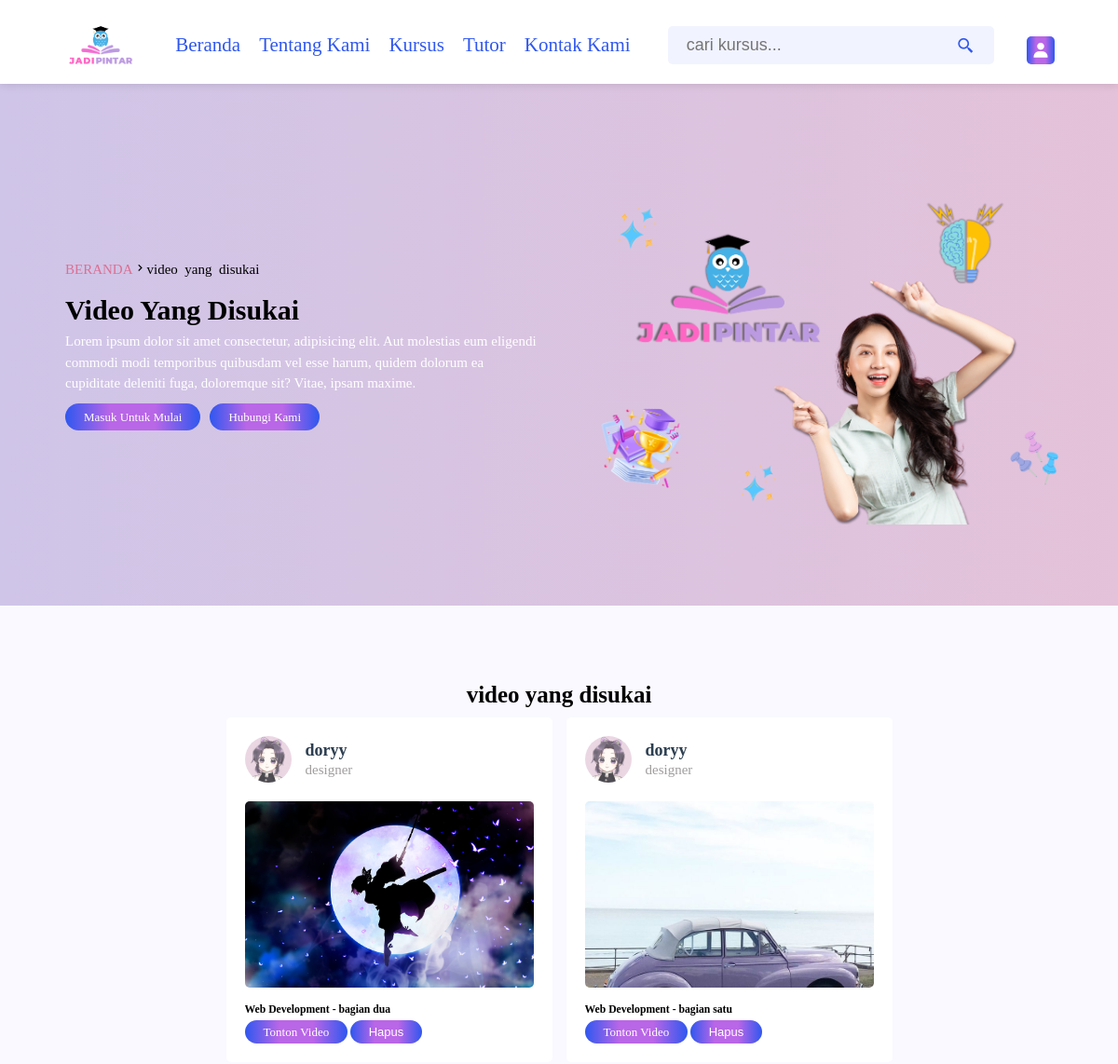
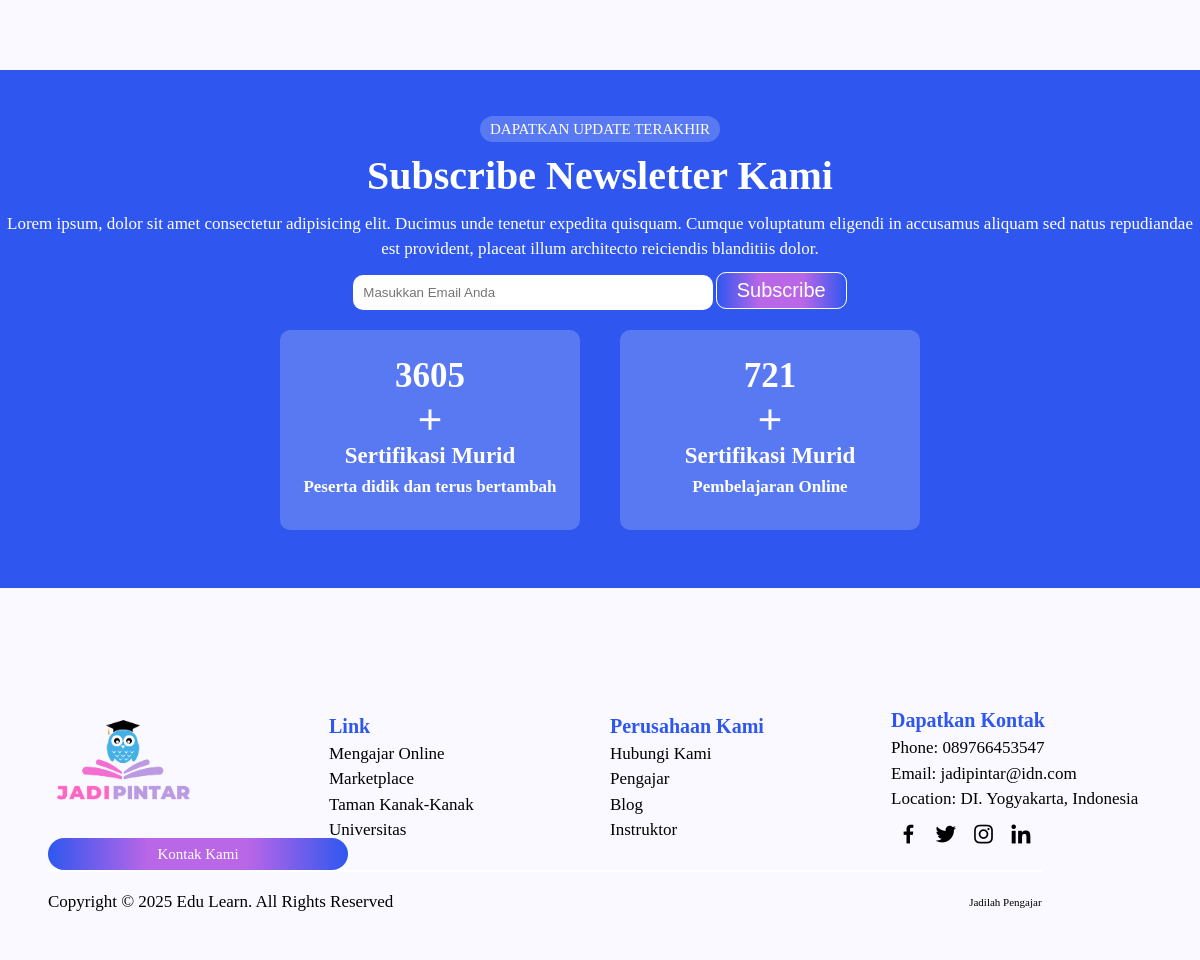
Page /likes.php (signed in) on the committed database (2 pictures, top to bottom).
### tables this page shows
CREATE TABLE `content` (
  `id` varchar(20) NOT NULL,
  `tutor_id` varchar(20) NOT NULL,
  `playlist_id` varchar(20) NOT NULL,
  `title` varchar(100) NOT NULL,
  `descriptions` varchar(1000) NOT NULL,
  `video` varchar(100) NOT NULL,
  `thumb` varchar(100) NOT NULL,
  `date` date NOT NULL DEFAULT current_timestamp(),
  `status` varchar(10) NOT NULL
);

CREATE TABLE `tutors` (
  `id` varchar(20) NOT NULL,
  `name` varchar(50) NOT NULL,
  `profession` varchar(50) NOT NULL,
  `email` varchar(50) NOT NULL,
  `password` varchar(50) NOT NULL,
  `image` varchar(100) NOT NULL
);

### likes.php (the view, shortened to what this page needs)
<?php
    include 'components/connect.php';
    if (isset($_COOKIE['user_id'])) {
        $user_id = $_COOKIE['user_id'];
    }else{
        $user_id = '';
        header('location:index.php');
    }
?>
<!DOCTYPE html>
<html lang="en">
<head>
    <link href='https://unpkg.com/boxicons@2.1.4/css/boxicons.min.css' rel='stylesheet'>
    <link rel="stylesheet" href="css/user_style.css">
</head>
<body>
    <?php include 'components/user_header.php'?>
    <div class="banner">
        <div class="detail">
            <div class="title">
                <a href="index.php">beranda</a><span><i class="bx bx-chevron-right">video yang disukai</i></span>
            </div>
            <h1>video yang disukai</h1>
            <p>Lorem ipsum dolor sit amet consectetur, adipisicing elit. Aut molestias eum eligendi commodi modi temporibus quibusdam vel esse harum, quidem dolorum ea cupiditate deleniti fuga, doloremque sit? Vitae, ipsam maxime.</p>
            <div class="flex-btn">
                <a href="login.php" class="btn">masuk untuk mulai</a>
                <a href="contact.php" class="btn">hubungi kami</a>
            </div>
        </div>
        <img src="image/banner.png">
    </div>
    <section class="liked-videos">
        <div class="heading">
            <h1>video yang disukai</h1>
        </div>
        <div class="box-container">
            <?php
                $select_likes = $conn->prepare("SELECT * FROM likes WHERE user_id = ?");
                $select_likes->execute([$user_id]);
                if ($select_likes->rowCount() > 0){
                    while($fetch_likes = $select_likes->fetch(PDO::FETCH_ASSOC)){
                    $select_content = $conn->prepare("SELECT * FROM content WHERE id = ? ORDER BY date DESC");
                    $select_content->execute([$fetch_likes['content_id']]);
                    if ($select_content->rowCount() > 0) {
                        while($fetch_content = $select_content->fetch(PDO::FETCH_ASSOC)){
                        $select_tutor = $conn->prepare("SELECT * FROM tutors WHERE id = ?");
                        $select_tutor->execute([$fetch_content['tutor_id']]);
                        $fetch_tutor = $select_tutor->fetch(PDO::FETCH_ASSOC);
            ?>
            <div class="box">
                <div class="tutor">
                    <img src="uploaded_files/<?=  $fetch_tutor['image'];?>">
                    <div>
                        <h3><?= $fetch_tutor['name'];?></h3>
                        <span><?= $fetch_tutor['profession'];?></span>
                    </div>
                </div>
                <img src="uploaded_files/<?= $fetch_content['thumb'];?>" class="thumb">
                <h3 class="title"><?=$fetch_content['title'];?></h3>
                <form action="" method="post">
                    <a href="watch_video.php?get_id=<?= $fetch_content['id'];?>" class="btn">tonton video</a>
                    <input type="submit" name="remove" value="hapus" class="btn">
                </form>
            </div>
            <?php
                            }
                        }else{
                            echo '<p class="empty">tidak ada hasil ditemukan/p>';
                        }
                    }
                }else{
                    echo '<p class="empty">belum ada video yang disukai/p>';
                }
            ?>
        </div>
    </section>
    <?php include 'components/footer.php'?>
</body>
</html>

### css/user_style.css (style rules this page uses)
:root { --color-primary: #2f57ef; --primary-opacity: hsla(228, 86%, 56%, 0.067); --color-secondary: #b966e7; --color-violet: #800080; --bg-color: #f9f9ff; --color-pink: #db7093; --pink-opacity: #db709322; --box-shadow: 0 0 10px rgb(0 0 0/15%); --main-color: #8e44ad; --red: #ed176f; --coral: #f7817f; --gradient0: linear-gradient(270deg, #b966e7 0%, #2f57ef 100%); --gradient: linear-gradient(90deg, var(--color-secondary), var(--color-pink)); --gradient2: linear-gradient( to right, var(--color-primary), var(--color-secondary), var(--color-secondary), var(--color-primary) ); --black: #2c3e50; --white: #fff; --light-color: #a09d9d; --light-bg: #eee; --border: 0.1rem solid rgba(0, 0, 0, 0.2); --limegreen: rgb(122, 235, 107); }
* { margin: 0; padding: 0; box-sizing: border-box; outline: none; text-decoration: none; border: none; }
html { font-size: 62.5%; overflow-x: hidden; }
body { background-color: var(--bg-color); overflow-x: hidden; }
.btn { background-image: var(--gradient2); border-radius: 20px; text-align: center; padding: 0.5rem; color: var(--white); text-transform: capitalize; font-size: 1.3rem; cursor: pointer; padding: 0.5rem 2rem; border: none; text-decoration: none; }
section { padding: 2rem; max-width: 1200px; margin: 0 auto; }
.flex-btn { display: flex; gap: 1rem; align-items: center; justify-content: center; }
.heading { text-align: center; }
.heading h1 { font-size: 2.5rem; margin: 1rem 0; }
.banner { display: grid; grid-template-columns: repeat(auto-fit, minmax(40rem, 1fr)); justify-content: center; align-items: center; width: 100%; min-height: 70vh; background-image: linear-gradient(90deg, #cfc5e8, #e4c2d9); padding: 2rem 5rem; }
.banner img { width: 100%; }
.banner .detail { line-height: 1.5; padding: 1rem 2rem; font-size: 1.5rem; }
.banner .title { text-transform: uppercase; }
.banner .title a { color: var(--color-pink); }
.banner .detail h1 { margin-top: 1rem; text-transform: capitalize; }
.banner .detail p { color: #fff; font-size: 1.5rem; padding-bottom: 1rem; }
.banner .flex-btn { justify-content: left; }
.box-container { display: grid; grid-template-columns: 1.2fr 1.8fr; gap: 2rem; align-items: flex-start; }
.liked-videos { padding: 6%; }
.liked-videos .box-container { display: grid; grid-template-columns: repeat(auto-fit, 35rem); gap: 1.5rem; align-items: center; justify-content: center; text-overflow: hidden; }
.liked-videos .box-container .box { background-color: #fff; border-radius: 0.5rem; padding: 2rem; overflow-x: hidden; }
.liked-videos .box-container .box .tutor { margin-bottom: 2rem; display: flex; align-items: center; gap: 1.5rem; }
.liked-videos .box-container .box .tutor img { width: 5rem; height: 5rem; border-radius: 50%; object-fit: cover; }
.liked-videos .box-container .box .tutor h3 { font-size: 1.8rem; color: var(--black); margin-bottom: 0.2rem; }
.liked-videos .box-container .box .tutor span { font-size: 1.5rem; color: var(--light-color); }
.liked-videos .box-container .box .thumb { width: 100%; height: 20rem; object-fit: cover; border-radius: 0.5rem; margin-bottom: 1rem; }
.liked-videos .box-container .box .title { font-style: 2rem; padding: 0.5rem 0; text-overflow: ellipsis; overflow-x: hidden; }

### rows in the picture
content: tutor.image (picture), tutor.name "doryy", tutor.profession "designer", thumb (picture), title "Web Development - bagian dua"
content: tutor.image (picture), tutor.name "doryy", tutor.profession "designer", thumb (picture), title "Web Development - bagian satu"
